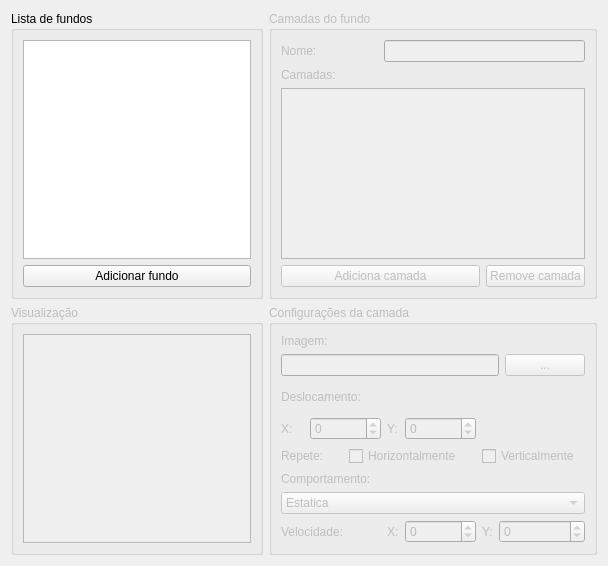
<?xml version="1.0" encoding="UTF-8"?>
<ui version="4.0">
 <class>ConfigsBackgrounds</class>
 <widget class="QWidget" name="ConfigsBackgrounds">
  <property name="geometry">
   <rect>
    <x>0</x>
    <y>0</y>
    <width>608</width>
    <height>566</height>
   </rect>
  </property>
  <property name="windowTitle">
   <string>Form</string>
  </property>
  <layout class="QGridLayout" name="gridLayout_4">
   <item row="1" column="0">
    <widget class="QGroupBox" name="groupBoxVisual">
     <property name="enabled">
      <bool>false</bool>
     </property>
     <property name="minimumSize">
      <size>
       <width>0</width>
       <height>250</height>
      </size>
     </property>
     <property name="title">
      <string>Visualização</string>
     </property>
     <layout class="QGridLayout" name="gridLayout_2">
      <item row="0" column="0">
       <widget class="QGraphicsView" name="graphicsView"/>
      </item>
     </layout>
    </widget>
   </item>
   <item row="0" column="0">
    <widget class="QGroupBox" name="groupBox_3">
     <property name="title">
      <string>Lista de fundos</string>
     </property>
     <layout class="QGridLayout" name="gridLayout_3">
      <item row="0" column="0" rowspan="2">
       <widget class="QListWidget" name="listWidgetBgs">
        <property name="maximumSize">
         <size>
          <width>500</width>
          <height>16777215</height>
         </size>
        </property>
       </widget>
      </item>
      <item row="2" column="0">
       <widget class="QPushButton" name="pushButtonAddBg">
        <property name="text">
         <string>Adicionar fundo</string>
        </property>
       </widget>
      </item>
     </layout>
    </widget>
   </item>
   <item row="0" column="1">
    <widget class="QGroupBox" name="groupBoxBg">
     <property name="enabled">
      <bool>false</bool>
     </property>
     <property name="title">
      <string>Camadas do fundo</string>
     </property>
     <layout class="QGridLayout" name="gridLayout_5">
      <item row="0" column="0">
       <widget class="QLabel" name="label">
        <property name="text">
         <string>Nome:</string>
        </property>
       </widget>
      </item>
      <item row="0" column="1" colspan="2">
       <widget class="QLineEdit" name="lineEditName"/>
      </item>
      <item row="1" column="0" colspan="2">
       <widget class="QLabel" name="label_2">
        <property name="text">
         <string>Camadas:</string>
        </property>
       </widget>
      </item>
      <item row="2" column="0" colspan="3">
       <widget class="QListWidget" name="listWidgetLayers">
        <property name="maximumSize">
         <size>
          <width>500</width>
          <height>300</height>
         </size>
        </property>
       </widget>
      </item>
      <item row="3" column="0" colspan="2">
       <widget class="QPushButton" name="pushButtonAddLayer">
        <property name="text">
         <string>Adiciona camada</string>
        </property>
       </widget>
      </item>
      <item row="3" column="2">
       <widget class="QPushButton" name="pushButtonRemoveLayer">
        <property name="text">
         <string>Remove camada</string>
        </property>
       </widget>
      </item>
     </layout>
    </widget>
   </item>
   <item row="1" column="1">
    <widget class="QGroupBox" name="groupBoxLayer">
     <property name="enabled">
      <bool>false</bool>
     </property>
     <property name="minimumSize">
      <size>
       <width>0</width>
       <height>200</height>
      </size>
     </property>
     <property name="title">
      <string>Configurações da camada</string>
     </property>
     <layout class="QGridLayout" name="gridLayout">
      <item row="0" column="0" colspan="2">
       <widget class="QLabel" name="label_12">
        <property name="text">
         <string>Imagem:</string>
        </property>
       </widget>
      </item>
      <item row="1" column="0" colspan="7">
       <widget class="QLineEdit" name="lineEditImageFile">
        <property name="readOnly">
         <bool>true</bool>
        </property>
       </widget>
      </item>
      <item row="1" column="7">
       <widget class="QPushButton" name="pushButton">
        <property name="text">
         <string>...</string>
        </property>
       </widget>
      </item>
      <item row="2" column="0" rowspan="2" colspan="3">
       <widget class="QLabel" name="label_4">
        <property name="text">
         <string>Deslocamento:</string>
        </property>
       </widget>
      </item>
      <item row="3" column="1">
       <widget class="QLabel" name="label_3">
        <property name="text">
         <string/>
        </property>
       </widget>
      </item>
      <item row="4" column="0">
       <widget class="QLabel" name="label_5">
        <property name="text">
         <string>X:</string>
        </property>
       </widget>
      </item>
      <item row="4" column="1" colspan="2">
       <widget class="QSpinBox" name="spinBoxDx">
        <property name="minimum">
         <number>-9999999</number>
        </property>
        <property name="maximum">
         <number>9999999</number>
        </property>
       </widget>
      </item>
      <item row="4" column="3">
       <widget class="QLabel" name="label_6">
        <property name="text">
         <string>Y:</string>
        </property>
       </widget>
      </item>
      <item row="4" column="4">
       <widget class="QSpinBox" name="spinBoxDy">
        <property name="minimum">
         <number>-999999999</number>
        </property>
        <property name="maximum">
         <number>999999999</number>
        </property>
       </widget>
      </item>
      <item row="5" column="0" colspan="2">
       <widget class="QLabel" name="label_11">
        <property name="text">
         <string>Repete:</string>
        </property>
       </widget>
      </item>
      <item row="5" column="2" colspan="3">
       <widget class="QCheckBox" name="checkBoxRepeatHor">
        <property name="text">
         <string>Horizontalmente</string>
        </property>
       </widget>
      </item>
      <item row="5" column="5" colspan="3">
       <widget class="QCheckBox" name="checkBoxRepeatVer">
        <property name="text">
         <string>Verticalmente</string>
        </property>
       </widget>
      </item>
      <item row="6" column="0" colspan="3">
       <widget class="QLabel" name="label_7">
        <property name="text">
         <string>Comportamento:</string>
        </property>
       </widget>
      </item>
      <item row="7" column="0" colspan="8">
       <widget class="QComboBox" name="comboBoxBehavior">
        <item>
         <property name="text">
          <string>Estatica</string>
         </property>
        </item>
        <item>
         <property name="text">
          <string>Flutuando</string>
         </property>
        </item>
        <item>
         <property name="text">
          <string>Flutuando com relação a posição do personagem</string>
         </property>
        </item>
        <item>
         <property name="text">
          <string>Flutuando com velocidade</string>
         </property>
        </item>
       </widget>
      </item>
      <item row="8" column="0" colspan="3">
       <widget class="QLabel" name="label_8">
        <property name="text">
         <string>Velocidade:</string>
        </property>
       </widget>
      </item>
      <item row="8" column="3">
       <widget class="QLabel" name="label_9">
        <property name="text">
         <string>X:</string>
        </property>
       </widget>
      </item>
      <item row="8" column="4">
       <widget class="QSpinBox" name="spinBoxVx">
        <property name="minimum">
         <number>-9999</number>
        </property>
        <property name="maximum">
         <number>99999</number>
        </property>
       </widget>
      </item>
      <item row="8" column="5">
       <widget class="QLabel" name="label_10">
        <property name="text">
         <string>Y:</string>
        </property>
       </widget>
      </item>
      <item row="8" column="6" colspan="2">
       <widget class="QSpinBox" name="spinBoxVy">
        <property name="minimum">
         <number>-99999</number>
        </property>
        <property name="maximum">
         <number>99999</number>
        </property>
       </widget>
      </item>
     </layout>
    </widget>
   </item>
  </layout>
 </widget>
 <resources/>
 <connections/>
</ui>
